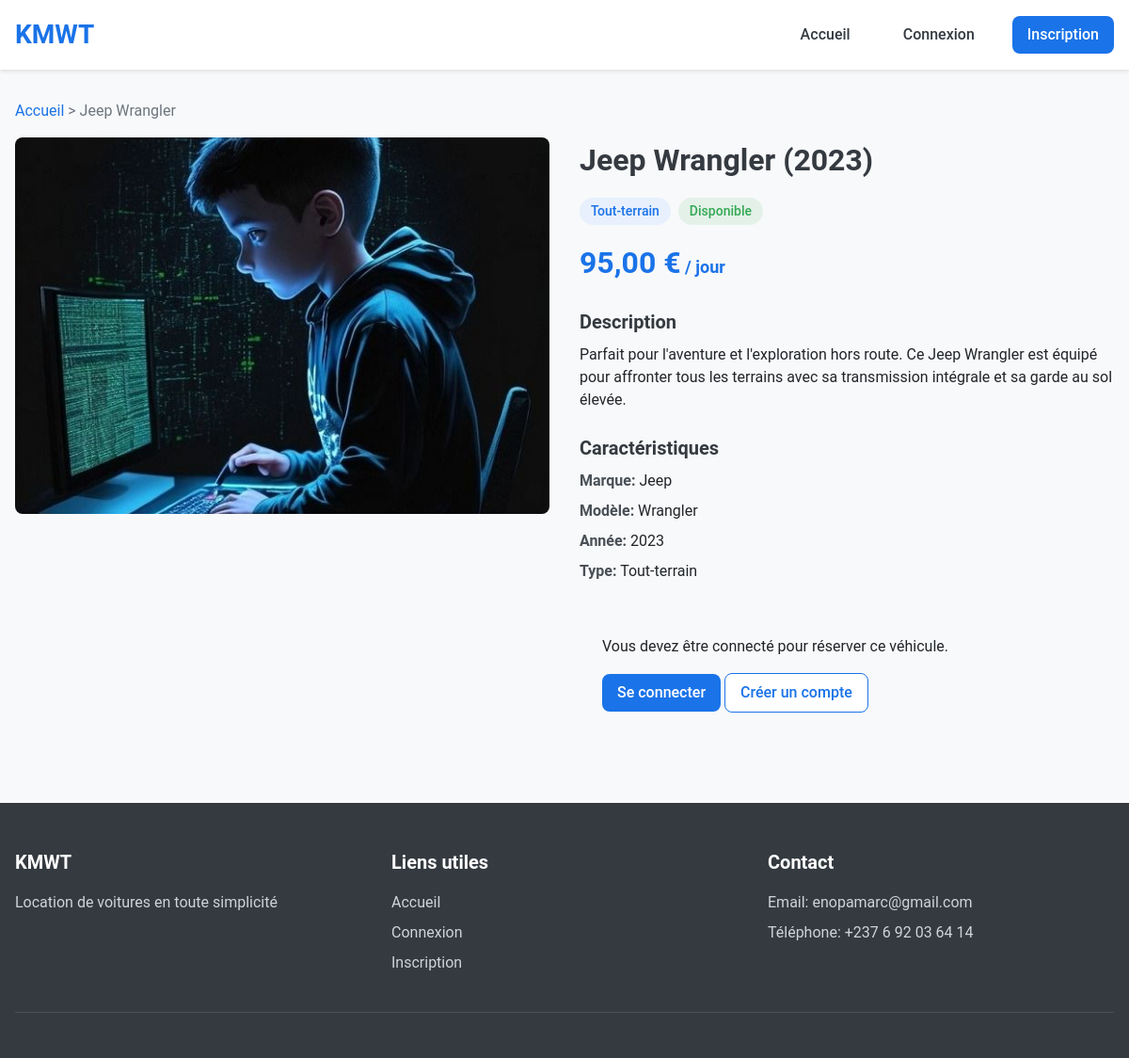
/voiture/1/, run on the app's committed database.
### rental/models.py (models this page shows)
class Voiture(models.Model):
    class TypeVoiture(models.TextChoices):
        TOUT_TERRAIN = 'TT', _('Tout-terrain')
        FAMILIALE = 'FM', _('Familiale')
    type = models.CharField(
        max_length=2,
        choices=TypeVoiture.choices,
        default=TypeVoiture.FAMILIALE,
        verbose_name="Type de véhicule"
    )
    marque = models.CharField(max_length=100, verbose_name="Marque")
    modele = models.CharField(max_length=100, verbose_name="Modèle")
    annee = models.IntegerField(verbose_name="Année")
    disponible = models.BooleanField(default=True, verbose_name="Disponible")
    prix_journalier = models.DecimalField(max_digits=6, decimal_places=2, verbose_name="Prix journalier (€)")
    image = models.ImageField(upload_to='voitures/', null=True, blank=True, verbose_name="Image")
    description = models.TextField(blank=True, verbose_name="Description")
    def __str__(self):
        return f"{self.marque} {self.modele} ({self.annee})"
    class Meta:
        verbose_name = "Voiture"
        verbose_name_plural = "Voitures"

### rental/views.py (the view, shortened to what this page needs)
# urls.py: path('voiture/<int:voiture_id>/', views.detail_voiture, name='detail_voiture'),
def detail_voiture(request, voiture_id):
    voiture = get_object_or_404(Voiture, pk=voiture_id)
    form = None
    return render(request, 'rental/detail_voiture.html', {
        'voiture': voiture,
        'form': form,
    })

### templates/rental/detail_voiture.html (shortened to what this page needs)
{% extends 'base.html' %}
{% block content %}
<div class="container">
    <div class="breadcrumb">
        <a href="{% url 'home' %}">Accueil</a> &gt;
        <span>{{ voiture.marque }} {{ voiture.modele }}</span>
    </div>
    <div class="car-detail">
        <div class="car-detail-images">
            {% if voiture.image %}
                <img src="{{ voiture.image.url }}" alt="{{ voiture }}">
            {% else %}
                <img src="https://images.pexels.com/photos/170811/pexels-photo-170811.jpeg" alt="{{ voiture }}">
            {% endif %}
        </div>
        <div class="car-detail-info">
            <h1>{{ voiture.marque }} {{ voiture.modele }} ({{ voiture.annee }})</h1>
            <div class="car-badges">
                <span class="badge badge-type">{{ voiture.get_type_display }}</span>
                {% if voiture.disponible %}
                    <span class="badge badge-available">Disponible</span>
                {% else %}
                    <span class="badge badge-unavailable">Non disponible</span>
                {% endif %}
            </div>
            <div class="car-price">
                <span class="price">{{ voiture.prix_journalier }} €</span> / jour
            </div>
            <div class="car-description">
                <h3>Description</h3>
                <p>{{ voiture.description|default:"Aucune description disponible pour ce véhicule." }}</p>
            </div>
            <div class="car-specs">
                <h3>Caractéristiques</h3>
                <ul>
                    <li><strong>Marque:</strong> {{ voiture.marque }}</li>
                    <li><strong>Modèle:</strong> {{ voiture.modele }}</li>
                    <li><strong>Année:</strong> {{ voiture.annee }}</li>
                    <li><strong>Type:</strong> {{ voiture.get_type_display }}</li>
                </ul>
            </div>
            {% if voiture.disponible %}
                {% if user.is_authenticated %}
                    <div class="booking-form">
                        <h3>Réserver ce véhicule</h3>
                        <form method="post">
                            {% csrf_token %}
                            <div class="form-row">
                                <div class="form-group">
                                    {{ form.date_debut.label_tag }}
                                    {{ form.date_debut }}
                                    {% if form.date_debut.errors %}
                                        <div class="error">{{ form.date_debut.errors }}</div>
                                    {% endif %}
                                </div>
                                <div class="form-group">
                                    {{ form.date_fin.label_tag }}
                                    {{ form.date_fin }}
                                    {% if form.date_fin.errors %}
                                        <div class="error">{{ form.date_fin.errors }}</div>
                                    {% endif %}
                                </div>
                            </div>
                            {% if form.non_field_errors %}
                                <div class="error">
                                    {% for error in form.non_field_errors %}
                                        {{ error }}
                                    {% endfor %}
                                </div>
                            {% endif %}
                            <button type="submit" class="btn-primary">Réserver maintenant</button>
                        </form>
                    </div>
                {% else %}
                    <div class="login-required">
                        <p>Vous devez être connecté pour réserver ce véhicule.</p>
                        <a href="{% url 'login' %}?next={% url 'detail_voiture' voiture.id %}" class="btn-primary">Se connecter</a>
                        <a href="{% url 'inscription' %}" class="btn-secondary">Créer un compte</a>
                    </div>
                {% endif %}
            {% else %}
                <div class="not-available-message">
                    <p>Ce véhicule n'est pas disponible actuellement.</p>
                    <a href="{% url 'home' %}" class="btn-secondary">Voir d'autres véhicules</a>
                </div>
            {% endif %}
        </div>
    </div>
</div>
{% endblock %}

### static/css/styles.css (style rules this page uses)
:root { --primary-color: #1a73e8; --primary-light: #e8f0fe; --primary-dark: #0d47a1; --secondary-color: #ff7900; --secondary-light: #ffebcc; --success-color: #34a853; --warning-color: #fbbc05; --error-color: #ea4335; --gray-100: #f8f9fa; --gray-200: #e9ecef; --gray-300: #dee2e6; --gray-400: #ced4da; --gray-500: #adb5bd; --gray-600: #6c757d; --gray-700: #495057; --gray-800: #343a40; --gray-900: #212529; --white: #ffffff; --black: #000000; --font-family: 'Roboto', -apple-system, BlinkMacSystemFont, 'Segoe UI', Oxygen, Ubuntu, Cantarell, 'Open Sans', sans-serif; --border-radius: 8px; --box-shadow: 0 4px 6px rgba(0, 0, 0, 0.1); --transition: all 0.3s ease; }
*, *::before, *::after { box-sizing: border-box; margin: 0; padding: 0; }
html { font-size: 16px; scroll-behavior: smooth; }
body { font-family: var(--font-family); line-height: 1.5; color: var(--gray-900); background-color: var(--gray-100); min-height: 100vh; display: flex; flex-direction: column; }
.container { width: 100%; max-width: 1200px; margin: 0 auto; padding: 0 16px; }
.btn-primary { display: inline-block; background-color: var(--primary-color); color: var(--white) !important; padding: 8px 16px; border-radius: var(--border-radius); text-decoration: none; font-weight: 500; transition: var(--transition); border: none; cursor: pointer; text-align: center; }
.btn-secondary { display: inline-block; background-color: var(--white); color: var(--primary-color) !important; padding: 8px 16px; border-radius: var(--border-radius); text-decoration: none; font-weight: 500; transition: var(--transition); border: 1px solid var(--primary-color); cursor: pointer; text-align: center; }
.car-price { font-weight: 700; color: var(--primary-color); margin-bottom: 16px; font-size: 1.125rem; }
.breadcrumb { margin-bottom: 16px; color: var(--gray-600); }
.breadcrumb a { color: var(--primary-color); text-decoration: none; }
.car-detail { display: grid; grid-template-columns: 1fr 1fr; gap: 32px; margin-bottom: 40px; }
.car-detail-images { border-radius: var(--border-radius); overflow: hidden; height: 400px; }
.car-detail-images img { width: 100%; height: 100%; object-fit: cover; }
.car-detail-info { display: flex; flex-direction: column; }
.car-detail-info h1 { margin-bottom: 16px; font-size: 2rem; color: var(--gray-800); }
.car-badges { display: flex; gap: 8px; margin-bottom: 16px; }
.badge { padding: 4px 12px; border-radius: 50px; font-size: 0.875rem; font-weight: 500; }
.badge-type { background-color: var(--primary-light); color: var(--primary-color); }
.badge-available { background-color: rgba(52, 168, 83, 0.1); color: var(--success-color); }
.car-price { margin-bottom: 24px; }
.car-price .price { font-size: 2rem; font-weight: 700; color: var(--primary-color); }
.car-description, .car-specs { margin-bottom: 24px; }
.car-description h3, .car-specs h3 { margin-bottom: 8px; color: var(--gray-800); font-size: 1.25rem; }
.car-specs ul { list-style: none; }
.car-specs li { margin-bottom: 8px; }
.car-specs strong { color: var(--gray-700); }
.booking-form, .login-required, .not-available-message { padding: 24px; background-color: var(--gray-100); border-radius: var(--border-radius); margin-top: auto; }
.login-required p, .not-available-message p { margin-bottom: 16px; }

### data on the page
Voiture: marque "Jeep", modele "Wrangler", image (picture), annee "2023", type "Tout-terrain", prix_journalier "95,00", description "Parfait pour l'aventure et l'exploration hors route. Ce Jeep Wrangler est équipé pour affronter tous les terrains avec sa transmission intégrale et sa garde au sol élevée."
